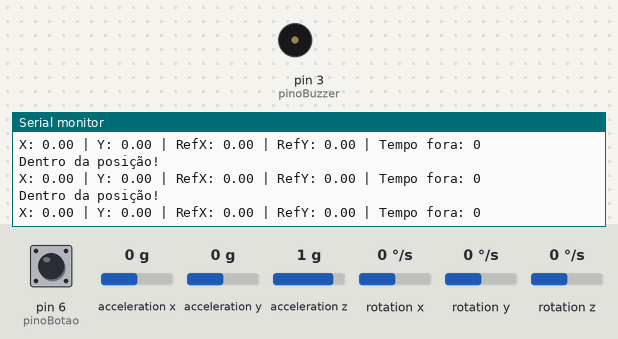
Bench run of a sketch on a simulated Arduino Uno, built with avr-gcc and run on an emulated ATmega328P. Parts: buzzer (waves = sounding, pin HIGH), the last lines printed to the serial monitor. The inputs (shaded band) are chosen by the test bench; at power-on: acceleration x 0 g, pin 6 (pinoBotao) HIGH, acceleration y 0 g, acceleration z 1 g, rotation x 0 °/s, rotation y 0 °/s, rotation z 0 °/s.

Above: at 5.7 s.
5.8 s: acceleration x set to -1.4 g
At 5.82 s:
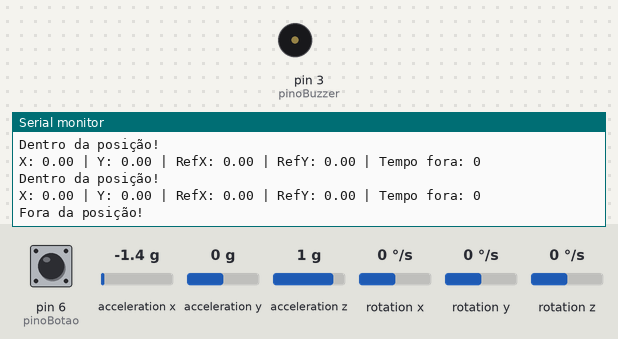
7.4 s: pin 6 (pinoBotao) pulled LOW for 0.15 s
At 8.1 s:
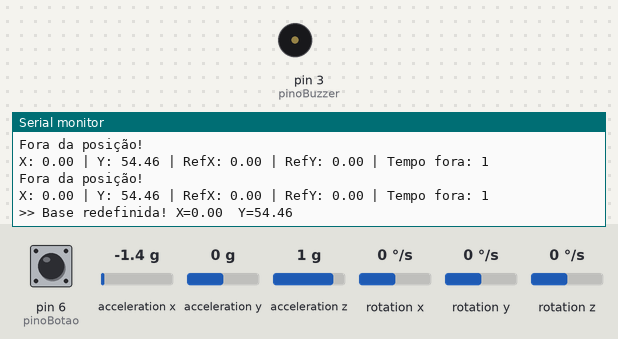
10.5 s: acceleration y set to -1.4 g
At 10.51 s:
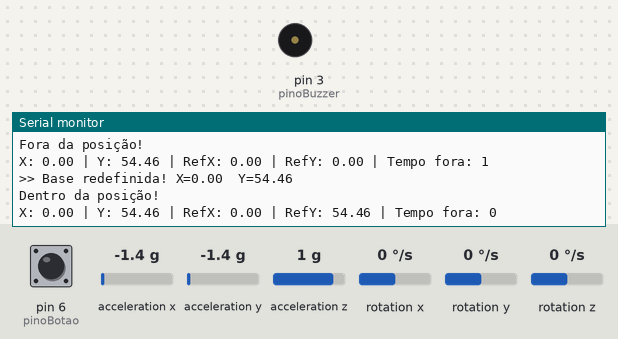
13.5 s: pin 6 (pinoBotao) pulled LOW for 1 s
At 14.4 s:
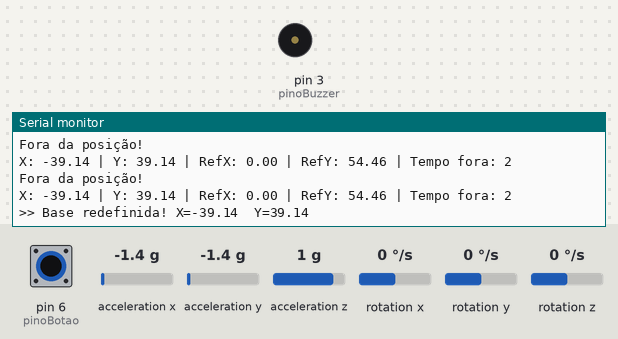
17.5 s: acceleration x set to 0 g
At 17.52 s:
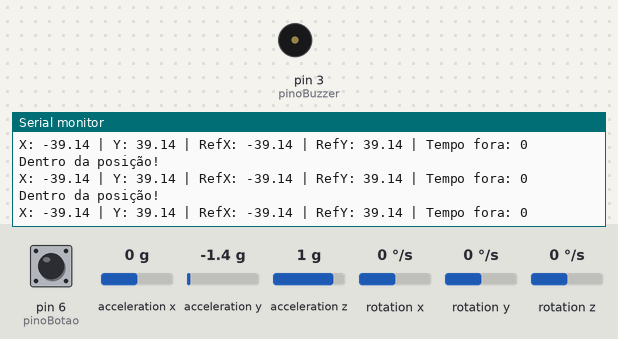
20.5 s: pin 6 (pinoBotao) pulled LOW for 0.15 s
At 23.64 s:
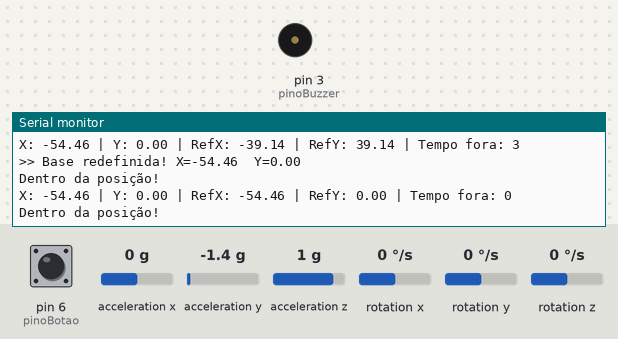
Timing chart, 0 to 24.6 s (numbered marks = the images above; inputs shaded):
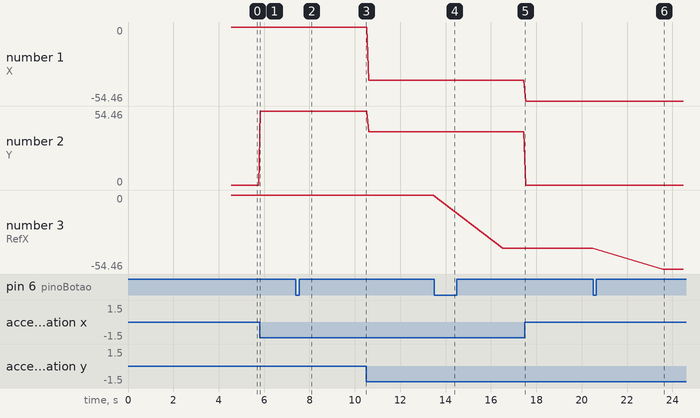

The sketch:

teste-dia-26.ino
```cpp
#include <Wire.h>
#include <MPU6050_light.h>

MPU6050 mpu(Wire);

// CONFIGURAÇÕES
const int pinoBuzzer = 3;
const int pinoBotao  = 6;

float referenciaX = 0.0;
float referenciaY = 0.0;

float zonaNeutra = 35.0;  // zona em graus permitida

unsigned long instanteParado = 0;
const unsigned long limiteTempo = 60000; // 60s

void setup() {
  Serial.begin(9600);
  Wire.begin();

  byte status = mpu.begin();
  Serial.print("Status inicialização: ");
  Serial.println(status); // deve ser 0

  delay(1000);

  Serial.println("Calibrando...");
  mpu.calcGyroOffsets();
  Serial.println("Pronto!");

  pinMode(pinoBuzzer, OUTPUT);
  pinMode(pinoBotao, INPUT_PULLUP);

  delay(500);
  mpu.update();

  // define a primeira referência
  referenciaX = mpu.getAngleX();
  referenciaY = mpu.getAngleY();

  instanteParado = millis();

  Serial.println("Sistema iniciado!");
}

void loop() {
  mpu.update();

  float x = mpu.getAngleX();
  float y = mpu.getAngleY();

  // ==============================
  // REDEFINIR BASE PELO BOTÃO
  // ==============================
  if (!digitalRead(pinoBotao)) { // botão pressionado
    referenciaX = x;
    referenciaY = y;
    instanteParado = millis();
    noTone(pinoBuzzer);

    Serial.print(">> Base redefinida! X=");
    Serial.print(x);
    Serial.print("  Y=");
    Serial.println(y);

    delay(3000);
  }

  // ==============================
  // VERIFICA SE ESTÁ FORA DA POSIÇÃO
  // ==============================
  bool foraDaPosicao = false;

  if (fabs(x - referenciaX) >= zonaNeutra) foraDaPosicao = true;
  if (fabs(y - referenciaY) >= zonaNeutra) foraDaPosicao = true;

  // ==============================
  // LÓGICA DE ALERTA
  // ==============================
  if (!foraDaPosicao) {
    instanteParado = millis();
    noTone(pinoBuzzer);
    Serial.println("Dentro da posição!");
  } else {
    Serial.println("Fora da posição!");

    if (millis() - instanteParado >= limiteTempo) {
      tone(pinoBuzzer, 262);
    }
  }

  // ==============================
  // DEBUG
  // ==============================
  Serial.print("X: "); Serial.print(x);
  Serial.print(" | Y: "); Serial.print(y);
  Serial.print(" | RefX: "); Serial.print(referenciaX);
  Serial.print(" | RefY: "); Serial.print(referenciaY);
  Serial.print(" | Tempo fora: ");
  Serial.println((millis() - instanteParado) / 1000);

  delay(50);
}
```

Measured:
- after the input at 5.8 s, the serial monitor: prints a new line at once (image 1)
- after the input at 7.4 s, the serial monitor: prints a new line at once (image 2)
- after the input at 13.5 s, the serial monitor: prints a new line at once (image 4)
- after the input at 20.5 s, the serial monitor: prints a new line after 0.06 s (image 6)
- plotted number 1: 0 → -39.14 after the input at 10.5 s, -39.14 → -54.46 after the input at 17.5 s
- plotted number 2: 0 → 54.46 after the input at 5.8 s, 54.46 → 39.14 after the input at 10.5 s
